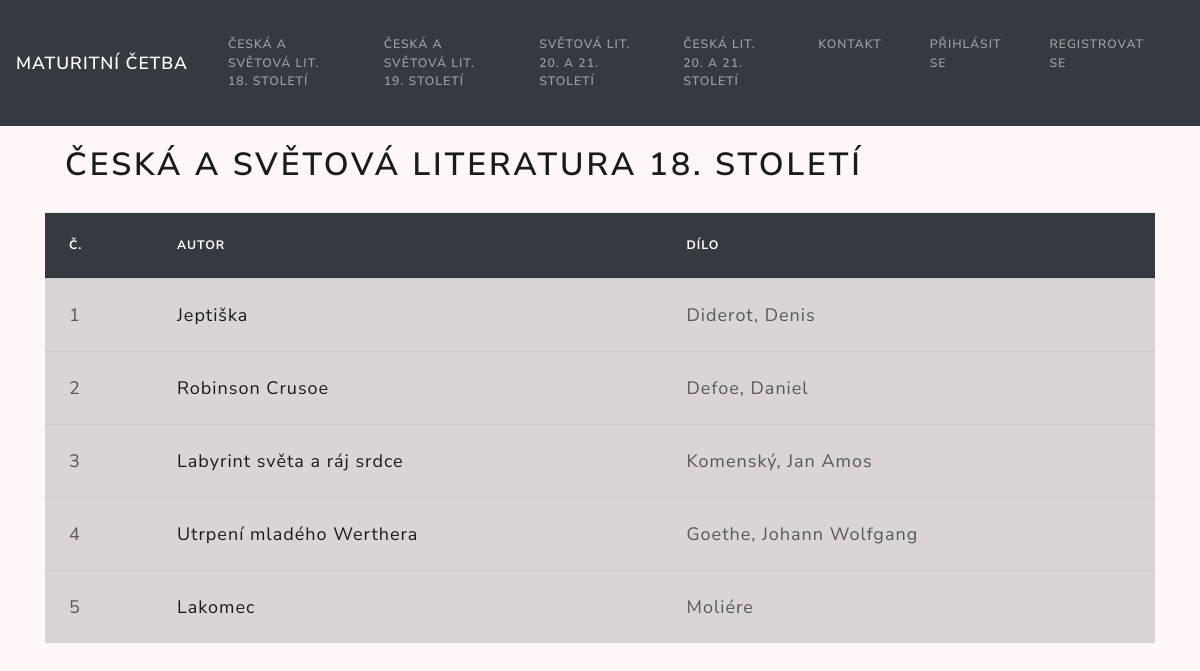
The page /index.php/cetba_controller/cs_sv_18 on the database its author committed.
### tables this page shows
CREATE TABLE `menu` (
  `id_menu` int(11) NOT NULL,
  `nazev` varchar(45) DEFAULT NULL,
  `displej_nazev` varchar(45) DEFAULT NULL
);

CREATE TABLE `knihy` (
  `id_knihy` int(11) NOT NULL,
  `autor_knihy` varchar(45) DEFAULT NULL,
  `nazev_knihy` varchar(45) DEFAULT NULL,
  `pocet_stranek` int(11) DEFAULT NULL,
  `prebal` varchar(90) DEFAULT NULL,
  `anotace` text,
  `id_obdobi` int(11) NOT NULL
);

### application/controllers/Cetba_controller.php (called while the page is built, shortened)
<?php defined('BASEPATH') OR exit('No direct script access allowed');
class Cetba_controller extends CI_Controller {
    function  __construct(){
		$this->load->model('cetba_model');
		$this->load->library(['ion_auth']);
    }
	public function cs_sv_18(){
		$data['menu'] = $this->cetba_model->get_menu_polozky();
		$data['strana1'] = $this->cetba_model->get_strana(1);
		$this->load->view('layout/header');
		$this->load->view('layout/navbar', $data);
		$this->load->view('pages/cs_sv_18', $data);
		$this->load->view('layout/footer');
	}
}

### index.php (called while the page is built, shortened)
<?php
require_once BASEPATH.'core/CodeIgniter.php';

### application/models/Cetba_model.php (called while the page is built, shortened)
<?php
class Cetba_model extends CI_Model{
	public function get_menu_polozky()
	{
		if (!$this->ion_auth->logged_in())
		{
			$this->db->select('displej_nazev, nazev');
			$this->db->from('menu');
			$query = $this->db->get();
			return $query->result();
			}
		else{
			$this->db->select('displej_nazev, nazev');
			$this->db->from('menu_logged');
			$query = $this->db->get();
			return $query->result();
		}
	}
	public function get_strana(int $obdobi)
	{
        $this->db->select('nazev_knihy, autor_knihy, id_knihy');
        $this->db->from('knihy');
        $this->db->where('id_obdobi= '.$obdobi);
        $this->db->order_by('id_knihy');
        $query = $this->db->get();
        return $query->result();
	}
}

### application/views/pages/cs_sv_18.php (the view, shortened to what this page needs)
<div class="container">
<h1>Česká a Světová Literatura 18. století</h1>
    <table class="table table-hover">
        <thead>
            <tr>
            <th scope="col">Č.</th>
            <th scope="col">Autor</th>
            <th scope="col">Dílo</th>
            </tr>
        </thead>
        <tbody>
            <?php if ($strana1): ?>
                 <?php foreach($strana1 as $knihy): ?>
				    <tr class="table-active">
				      <td><?php echo $knihy->id_knihy;?></td>
				      <td><a href="<?php echo base_url("kniha/".$knihy->id_knihy);?>"><?php echo $knihy->nazev_knihy;?></td>
				      <td><?php echo $knihy->autor_knihy;?></td>
				    </tr>
			     <?php endforeach ?>
			    <?php endif ?>
        </tbody>
    </table>
     </div>
</body>

### application/views/layout/navbar.php (shortened to what this page needs)
<body>
	<nav class="navbar navbar-expand-lg navbar-dark bg-dark">
	  <a class="navbar-brand" href="<?php echo base_url();?>">Maturitní četba</a>
	  <div class="collapse navbar-collapse" id="navbarColor02">
	    <ul class="navbar-nav mr-auto">
			<?php foreach($menu as $p): ?>
                       <li class="nav-item">
                           <a class="nav-link" href="<?php echo base_url($p->nazev)?>"><?= $p->displej_nazev ?><span class="sr-only">(current)</span></a>
                       </li>
               <?php endforeach; ?>
	    </ul>
	  </div>
	</nav>

### cetba/assets/css/styles.css (style rules this page uses)
body { background-color: #fff7f7; }
.container h1 { padding: 20px; }
.table { font-size: 18px; }
.table th { background-color: #343A40; color: white; }

### rows shown on the page
menu: displej_nazev "ČESKÁ A SVĚTOVÁ LIT. 18. STOLETÍ"
menu: displej_nazev "ČESKÁ A SVĚTOVÁ LIT. 19. STOLETÍ"
menu: displej_nazev "SVĚTOVÁ LIT. 20. A 21. STOLETÍ"
menu: displej_nazev "ČESKÁ LIT. 20. A 21. STOLETÍ"
menu: displej_nazev "KONTAKT"
menu: displej_nazev "PŘIHLÁSIT SE"
menu: displej_nazev "REGISTROVAT SE"
knihy: id_knihy "1", nazev_knihy "Jeptiška", autor_knihy "Diderot, Denis"
knihy: id_knihy "2", nazev_knihy "Robinson Crusoe", autor_knihy "Defoe, Daniel"
knihy: id_knihy "3", nazev_knihy "Labyrint světa a ráj srdce", autor_knihy "Komenský, Jan Amos"
knihy: id_knihy "4", nazev_knihy "Utrpení mladého Werthera", autor_knihy "Goethe, Johann Wolfgang"
knihy: id_knihy "5", nazev_knihy "Lakomec", autor_knihy "Moliére"
